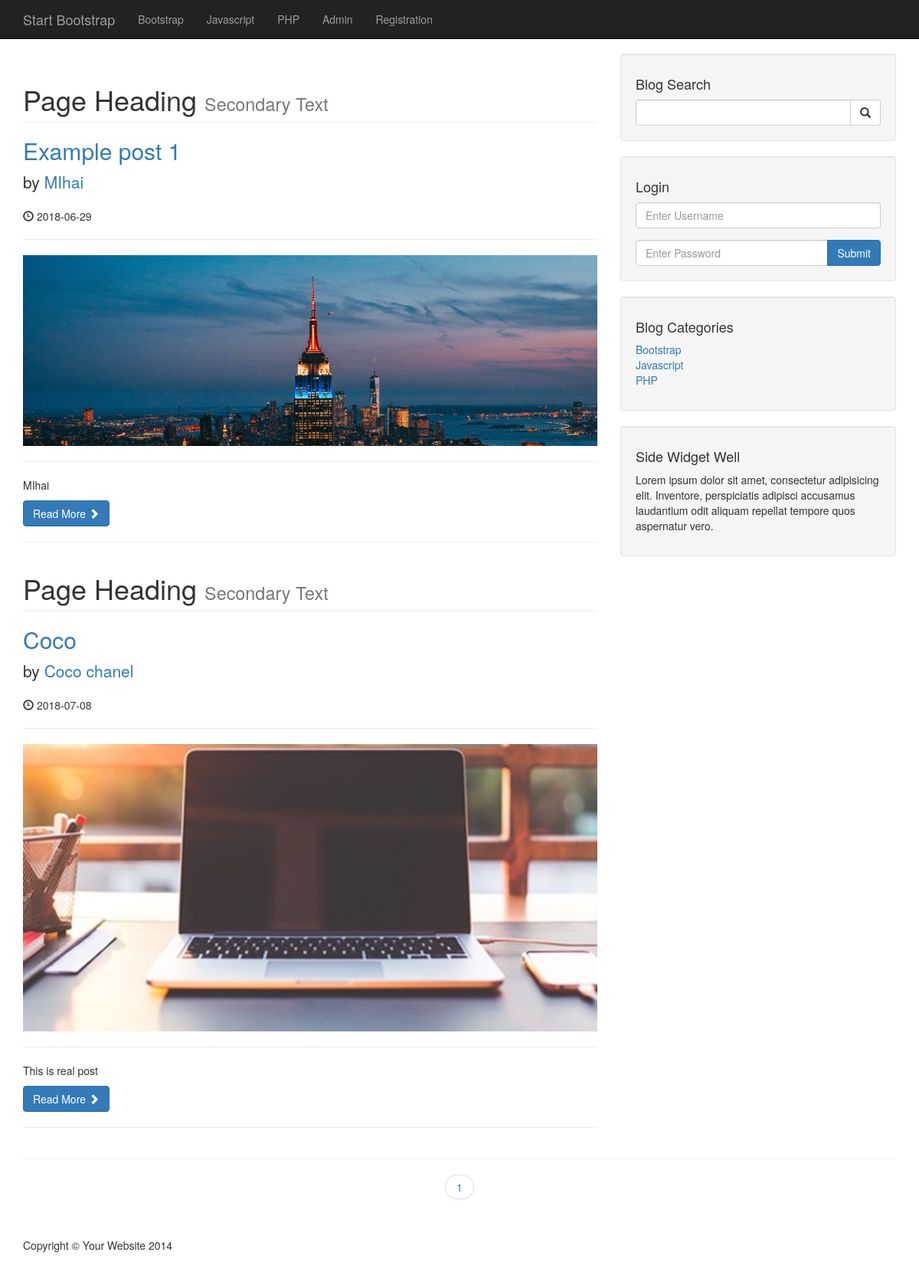
Before: / with the older database file.
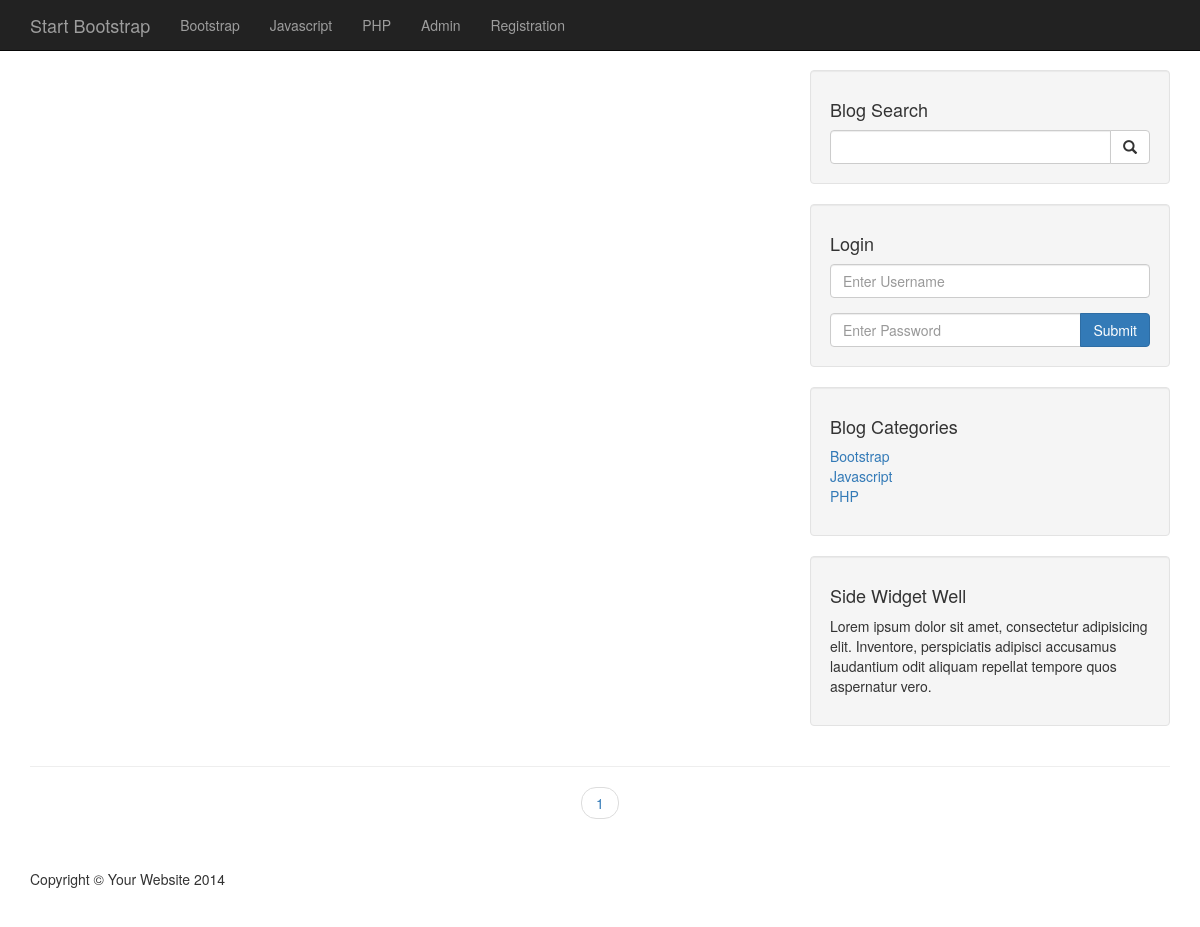
After: the same page with the newer database file.
### tables this page shows
CREATE TABLE `categories` (
  `cat_id` int(3) NOT NULL,
  `cat_title` varchar(255) NOT NULL
);

CREATE TABLE `posts` (
  `post_id` int(3) NOT NULL,
  `post_category_id` int(3) NOT NULL,
  `post_title` varchar(255) NOT NULL,
  `post_author` varchar(255) NOT NULL,
  `post_date` date NOT NULL,
  `post_image` text NOT NULL,
  `post_content` text NOT NULL,
  `post_tags` varchar(255) NOT NULL,
  `post_comment_count` varchar(255) NOT NULL,
  `post_status` varchar(255) NOT NULL DEFAULT 'draft'
);

### index.php (the view, shortened to what the changed rows need)
<?php include "includes/header.php"; ?>
    <?php include "includes/navigation.php" ?>
    <div class="container">
        <div class="row">
            <div class="col-md-8">
              <?php
                if (isset($_GET['page'])) {
                  $page = $_GET['page'];
                } else {
                  $page = "";
                }
                if ($page == "" || $page == 1) {
                  $page_1 = 0;
                } else {
                  $page_1 = ($page * 5) - 5;
                }
                $post_query_count = "SELECT * FROM posts";
                $find_count = mysqli_query($connection, $post_query_count);
                $count = mysqli_num_rows($find_count);
                $count = ceil($count / 5);
                $query = "SELECT * FROM posts LIMIT $page_1, 5";
                $select_all_post_query = mysqli_query($connection, $query);
                while ($row = mysqli_fetch_assoc($select_all_post_query)) {
                  $post_id = $row['post_id'];
                  $post_title = $row['post_title'];
                  $post_author = $row['post_author'];
                  $post_date = $row['post_date'];
                  $post_image = $row['post_image'];
                  $post_content = substr($row['post_content'], 0, 100);
                  $post_status = $row['post_status'];
                  if ($post_status == 'published') {
              ?>
              <h1 class="page-header">
                  Page Heading
                  <small>Secondary Text</small>
              </h1>
              <h2>
                  <a href="post.php?p_id=<?php echo $post_id; ?>"><?php echo $post_title; ?></a>
              </h2>
              <p class="lead">
                  by <a href="author_posts.php?author=<?php echo $post_author ?>&p_id=<?php echo $post_id; ?>"><?php echo $post_author; ?></a>
              </p>
              <p><span class="glyphicon glyphicon-time"></span> <?php echo $post_date; ?></p>
              <hr>
              <a href="post.php?p_id=<?php echo $post_id; ?>">
                <img class="img-responsive" src="images/<?php echo $post_image; ?>" alt="">
              </a>
              <hr>
              <p><?php echo $post_content; ?></p>
              <a class="btn btn-primary" href="post.php?p_id=<?php echo $post_id; ?>">Read More <span class="glyphicon glyphicon-chevron-right"></span></a>
              <hr>
            <?php
                } }
            ?>
            </div>
            <?php include "includes/sidebar.php" ?>
        </div>
        <ul class="pager">
          <?php
            for($i = 1; $i <= $count; $i++) {
              if ($i == $page) {
                echo "<li><a class='active_link' href='index.php?page={$i}'>{$i}</a></li>";
              } else {
                echo "<li><a href='index.php?page={$i}'>{$i}</a></li>";
              }
            }
          ?>
        </ul>
<?php include "includes/footer.php" ?>

### includes/navigation.php (shortened to what the changed rows need)
<?php include "includes/db.php"; ?>
<nav class="navbar navbar-inverse navbar-fixed-top" role="navigation">
    <div class="container">
        <div class="collapse navbar-collapse" id="bs-example-navbar-collapse-1">
            <ul class="nav navbar-nav">
                <?php
                    $query = "SELECT * FROM categories";
                    $select_all_categories_query = mysqli_query($connection, $query);
                    while ($row = mysqli_fetch_assoc($select_all_categories_query)) {
                        $cat_title = $row['cat_title'];
                        echo "<li><a href='#'>{$cat_title}</a></li>";
                    }
                ?>
            </ul>
        </div>
    </div>
</nav>

### includes/sidebar.php (shortened to what the changed rows need)
<div class="col-md-4">
                <?php
                    $query = "SELECT * FROM categories";
                    $select_categories_sidebar = mysqli_query($connection, $query);
                ?>
                <div class="well">
                    <div class="row">
                        <div class="col-lg-12">
                            <ul class="list-unstyled">
                                <?php
                                while ($row = mysqli_fetch_assoc($select_categories_sidebar)) {
                                    $cat_title = $row['cat_title'];
                                    $cat_id = $row['cat_id'];
                                    echo "<li><a href='category.php?category=$cat_id'>{$cat_title}</a></li>";
                                }
                                ?>
                            </ul>
                        </div>
                    </div>
                </div>
            </div>

Changed rows visible on the page:
no longer on this page (row edited): posts: post_title "Example post 1", post_author "MIhai", post_date "2018-06-29", post_image (placeholder picture), post_content "MIhai"
removed posts: post_title "Coco", post_author "Coco chanel", post_date "2018-07-08", post_image (picture), post_content "This is real post"
